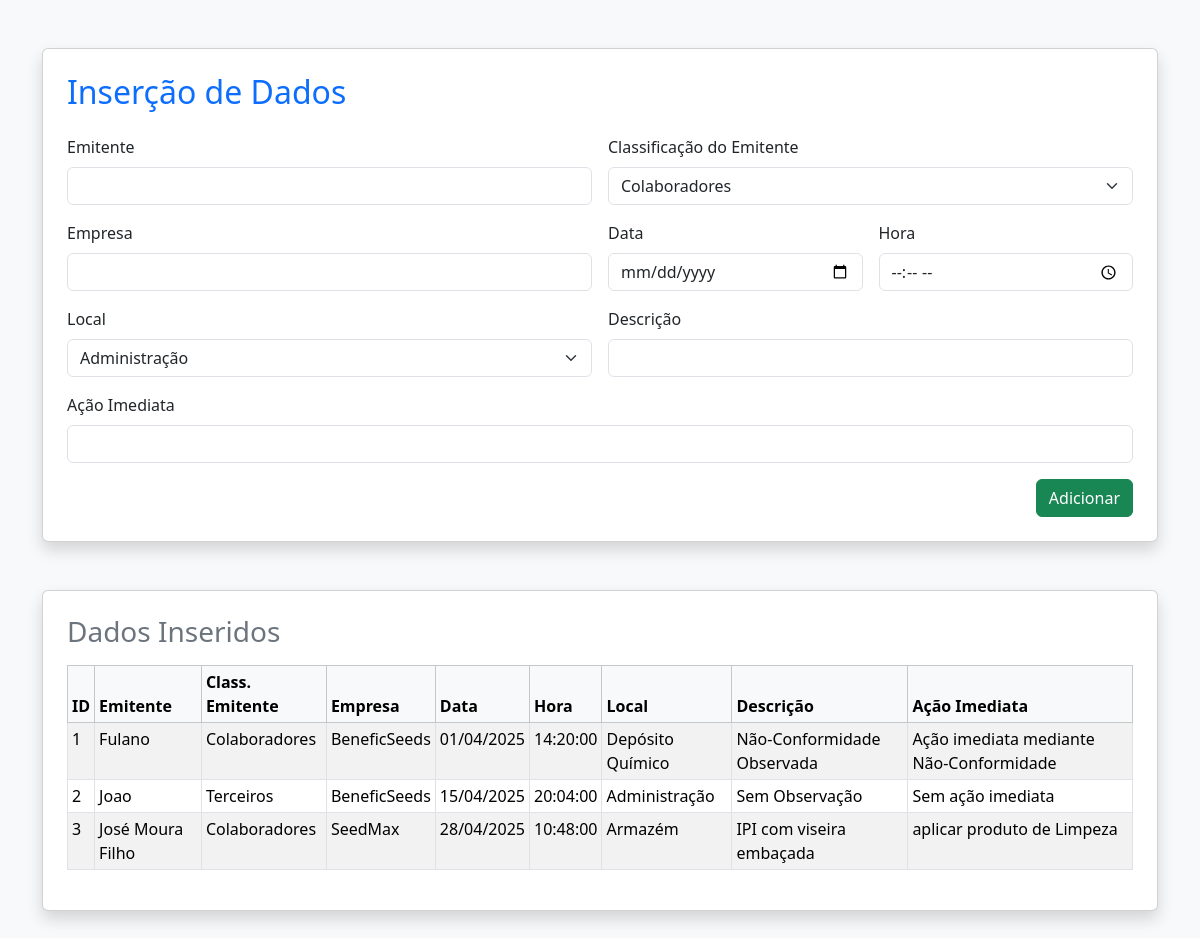
Screenshot of /abertura with the database file from the repository.
### app.py (models this page shows)
class Entrada(db.Model):
    id = db.Column(db.Integer, primary_key=True)
    emitente = db.Column(db.String(40), nullable=False)
    classificação = db.Column(db.String(15), nullable=False)
    empresa = db.Column(db.String(15), nullable=False)
    data = db.Column(db.Date, nullable=False)
    hora = db.Column(db.Time, nullable=False)
    local = db.Column(db.String(20), nullable=False)
    observação = db.Column(db.String(150), nullable=False)
    ação = db.Column(db.String(150), nullable=False)  # Ação imediata
    class_sst = db.Column(db.String(300), nullable=True)              # Apenas um? sst/ambiental
    class_ambiental = db.Column(db.String(300), nullable=True)         # Apenas um? sst/ambiental
    causa = db.Column(db.String(300), nullable=True)                   # Deve ser múltipla escolha ?
    parecer = db.Column(db.String(100), nullable=True)               #    Discutir necessidade e utilidade <<<< ("Estabelecer ações posteriores")
    num_ordem_man = db.Column(db.String(20), nullable=True)            # Número da Ordem de Manutenção
    obs_sprocedencia = db.Column(db.String(20), nullable=True)         # Observação sem procedência
    obs_justificativa = db.Column(db.String(20), nullable=True)         # Justificativa
    multipla_condição = db.Column(db.String(60), nullable=True)       # Multipla condição insegura
    multipla_comportamento = db.Column(db.String(60), nullable=True)       # Multipla Comportamento Inseguro
    multipla_ambiental = db.Column(db.String(60), nullable=True)       # Multipla Ocorrência Ambiental
    verificação = db.Column(db.String(20), nullable=True)

### app.py (the view, shortened to what this page needs)
@app.route("/abertura", methods=["GET", "POST"])
def abertura():
    entradas = Entrada.query.all()
    return render_template('abertura.html', entradas=entradas)

### templates/abertura.html (shortened to what this page needs)
<!DOCTYPE html>
<html lang="pt-BR">
<head>
    <link href="https://cdn.jsdelivr.net/npm/bootstrap@5.3.2/dist/css/bootstrap.min.css" rel="stylesheet">
</head>
<body class="bg-light">
    <div class="container py-5">
        <div class="card shadow p-4 mb-5">
            <h2 class="mb-4 text-primary">Inserção de Dados</h2>
            <form method="post" class="row g-3">
                <div class="col-md-6">
                    <label for="emitente" class="form-label">Emitente</label>
                    <input type="text" name="emitente" class="form-control" required>
                </div>
                <div class="col-md-6">
                    <label class="form-label">Classificação do Emitente</label>
                    <select name="classificação" class="form-select" required>
                        <option value="Colaboradores">Colaboradores</option>
                    </select>
                </div>
                <div class="col-md-6">
                    <label class="form-label">Empresa</label>
                    <input type="text" name="empresa" class="form-control" required>
                </div>
                <div class="col-md-3">
                    <label class="form-label">Data</label>
                    <input type="date" name="data" class="form-control" required>
                </div>
                <div class="col-md-3">
                    <label class="form-label">Hora</label>
                    <input type="time" name="hora" class="form-control" required>
                </div>
                <div class="col-md-6">
                    <label class="form-label">Local</label>
                    <select name="local" class="form-select" required>
                        <option value="Administração">Administração</option>
                    </select>
                </div>
                <div class="col-md-6">
                    <label class="form-label">Descrição</label>
                    <input type="text" name="observação" class="form-control" required>
                </div>
                <div class="col-md-12">
                    <label class="form-label">Ação Imediata</label>
                    <input type="text" name="ação" class="form-control" required>
                </div>
                <div class="col-md-12 text-end">
                    <button type="submit" class="btn btn-success">Adicionar</button>
                </div>
            </form>
        </div>
        <div class="card shadow p-4">
            <h3 class="mb-3 text-secondary">Dados Inseridos</h3>
            <div class="table-responsive">
                <table class="table table-bordered table-striped table-sm">
                    <thead class="table-light">
                        <tr>
                            <th>ID</th>
                            <th>Emitente</th>
                            <th>Class. Emitente</th>
                            <th>Empresa</th>
                            <th>Data</th>
                            <th>Hora</th>
                            <th>Local</th>
                            <th>Descrição</th>
                            <th>Ação Imediata</th>
                        </tr>
                    </thead>
                    <tbody>
                        {% for entrada in entradas %}
                        <tr>
                            <td>{{ entrada.id }}</td>
                            <td>{{ entrada.emitente }}</td>
                            <td>{{ entrada.classificação }}</td>
                            <td>{{ entrada.empresa }}</td>
                            <td>{{ entrada.data.strftime('%d/%m/%Y') }}</td>
                            <td>{{ entrada.hora }}</td>
                            <td>{{ entrada.local }}</td>
                            <td>{{ entrada.observação }}</td>
                            <td>{{ entrada.ação }}</td>
                        </tr>
                        {% endfor %}
                    </tbody>
                </table>
            </div>
        </div>
    </div>
</body>
</html>

### rows the page displays
Entrada: id "1", emitente "Fulano", classificação "Colaboradores", empresa "BeneficSeeds", data "01/04/2025", hora "14:20:00", local "Depósito Químico", observação "Não-Conformidade Observada", ação "Ação imediata mediante Não-Conformidade"
Entrada: id "2", emitente "Joao", classificação "Terceiros", empresa "BeneficSeeds", data "15/04/2025", hora "20:04:00", local "Administração", observação "Sem Observação", ação "Sem ação imediata"
Entrada: id "3", emitente "José Moura Filho", classificação "Colaboradores", empresa "SeedMax", data "28/04/2025", hora "10:48:00", local "Armazém", observação "IPI com viseira embaçada", ação "aplicar produto de Limpeza"
